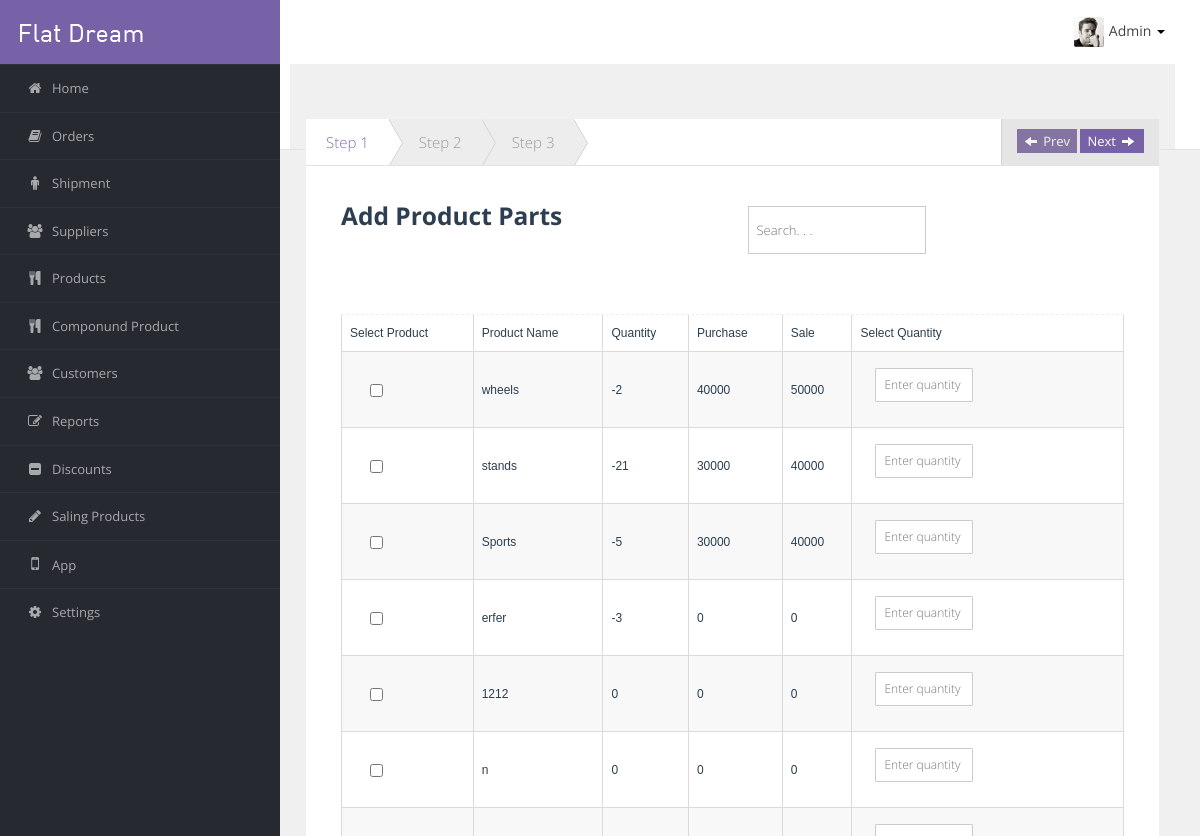
Page /report.php (signed in) on the committed database.
### tables this page shows
CREATE TABLE `products` (
  `id` int(11) NOT NULL,
  `product_code` varchar(30) NOT NULL,
  `product_name` varchar(30) NOT NULL,
  `company_name` varchar(30) NOT NULL,
  `purchase_cost` int(11) NOT NULL,
  `sale_price` int(11) NOT NULL,
  `min_sale_price` int(11) NOT NULL,
  `product_category` int(11) NOT NULL,
  `discription` varchar(100) NOT NULL,
  `location` varchar(50) NOT NULL,
  `batch` int(11) NOT NULL,
  `image` varchar(100) NOT NULL,
  `supplier_id` int(11) NOT NULL,
  `quantity` int(11) NOT NULL,
  `shop_quality` int(11) NOT NULL,
  `discount` int(11) NOT NULL,
  `arrival_date` date NOT NULL
);

### report.php (the view, shortened to what this page needs)
<?php include('header.php');?>
<div class="row wizard-row">
      <div class="col-md-12 fuelux">
        <div class="block-wizard">
          <div id="wizard1" class="wizard wizard-ux">
            <ul class="steps" style="margin-left: 0">
              <li data-target="#step1" class="active">Step 1<span class="chevron"></span></li>
              <li data-target="#step2" class="">Step 2<span class="chevron"></span></li>
              <li data-target="#step3" class="">Step 3<span class="chevron"></span></li>
            </ul>
            <div class="actions">
              <button type="button" class="btn btn-xs btn-prev btn-primary" disabled="disabled"> <i class="icon-arrow-left"></i>Prev</button>
              <button type="button" class="btn btn-xs btn-next btn-primary" data-last="Finish">Next<i class="icon-arrow-right"></i></button>
            </div>
          </div>
          <div class="step-content">
            <form class="form-horizontal group-border-dashed" action="#" method ="post" data-parsley-namespace="data-parsley-" data-parsley-validate="" novalidate="">
            	<?php
            	include("config.php");
            	$query="SELECT id,product_name,sale_price,purchase_cost,quantity FROM products";
            	$result=mysqli_query($con1,$query);
            	?>
              <div class="step-pane active" id="step1">
              		        <div class="header col-xs-6 pull-left">
              		            <h3>Add Product Parts</h3>
              		        </div>
              		        <div class="col-xs-6 pull-right">
              		              <div class="form-group input-group">
              		                  <input  type="search" id="txtsrc" class="form-control" onkeyup="return KeyUp(this, '#gvdetail');" placeholder="Search. . . " />
              		              </div>
              		            </div>
              		            <div class="clearfix"></div>
              	            <div class="content col-xs-12">
              	        		<div class="form-group">
              	                </div>
              		            <table class="col-xs-12" border="0" cellspacing="2" cellpadding="2" id="gvdetail" >
              			           <tr>
              			            <td>
              			            <font face="Arial, Helvetica, sans-serif">Select Product</font>
              			            </td>
              			            <td>
              			            <font face="Arial, Helvetica, sans-serif">Product Name</font>
              			            </td>
              			            <td>
              			            <font face="Arial, Helvetica, sans-serif">Quantity</font>
              			            </td>
              			            <td>
              			            <font face="Arial, Helvetica, sans-serif">Purchase</font>
              			            </td>
              			            <td>
              			            <font face="Arial, Helvetica, sans-serif">Sale</font>
              			            </td>
              			            <td>
              			            <font face="Arial, Helvetica, sans-serif">Select Quantity</font>
              			            </td>
              			           </tr>
              			              <?php
              			              while ($row = mysqli_fetch_assoc($result))
              			               {
              			                 $f1=$row['id'];
              			                 $f2=$row['product_name'];
              			                 $f3=$row['quantity'];
              			                 $f4=$row['purchase_cost'];
              			                 $f5=$row['sale_price'];
              			              ?>
              			              <tr>
              			                <td>
              			                	<div class="form-group">
              			                		<input class="input_control" type="checkbox" name="product_id[]" style="margin: 0 20px;" value="<?php echo $f1; ?>">
              				                </div>
              			                </td>
              			                <td>
              			                  <font face="Arial, Helvetica, sans-serif"><?php echo $f2; ?></font>
              			                </td>
              			                <td>
              			                  <font face="Arial, Helvetica, sans-serif"><?php echo $f3; ?></font>
              			                </td>
              			                <td>
              			              		<font face="Arial, Helvetica, sans-serif"><?php echo $f4; ?></font>
              				            </td>
              				            <td>
              				            	<font face="Arial, Helvetica, sans-serif"><?php echo $f5; ?></font>
              				            </td>
              			                <td>
              			                	<div class="col-sm-6">
              			                      <input type="text" class="form-control textbox" id="quantity" name="<?php echo $f1; ?>" placeholder="Enter quantity">
              			                    </div>
              			                </td>
              			              </tr>
              			              <?php
              			                }
              			              ?>
              		          		</table>
              	      			</div>
                <div class="form-group">
                </div>
              </div>
            </form>
          </div>
        </div>
      </div>
    </div>
<?php include('footer.php');?>

### rows in the picture
products: product_name "wheels", quantity "-2", purchase_cost "40000", sale_price "50000"
products: product_name "stands", quantity "-21", purchase_cost "30000", sale_price "40000"
products: product_name "Sports", quantity "-5", purchase_cost "30000", sale_price "40000"
products: product_name "erfer", quantity "-3", purchase_cost "0", sale_price "0"
products: product_name "1212", quantity "0", purchase_cost "0", sale_price "0"
products: product_name "n", quantity "0", purchase_cost "0", sale_price "0"

### other values in the picture
$_SESSION['name'] "Admin"
